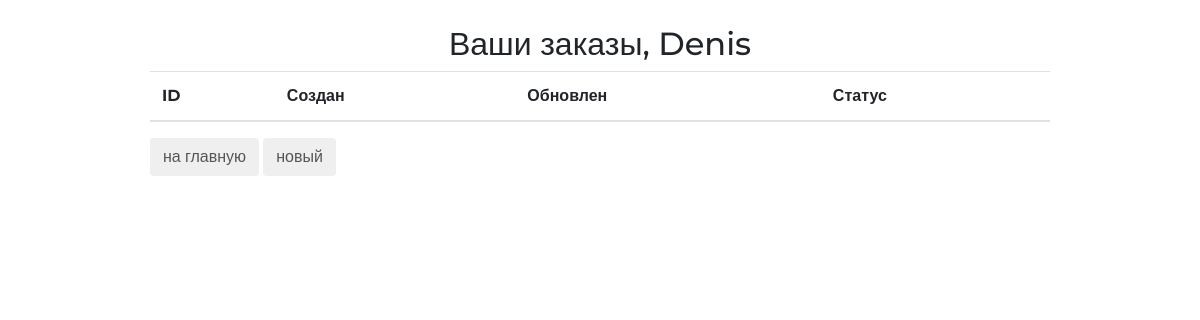
The app's page /orders/ (signed in), older data.
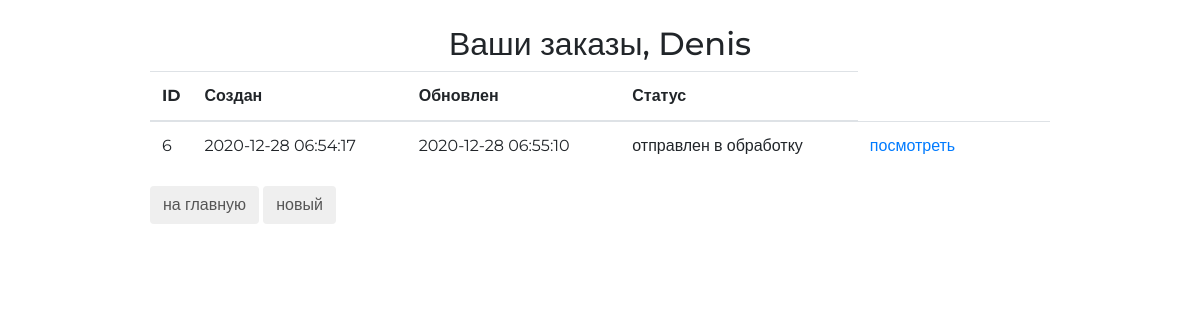
The same page, newer data.
### ordersapp/models.py (models this page shows, shortened)
class Order(models.Model):
    FORMING = 'FM'
    SENT_TO_PROCEED = 'STP'
    PROCEEDED = 'PRD'
    PAID = 'PD'
    READY = 'RDY'
    CANCEL = 'CNC'
    ORDER_STATUS_CHOICES = (
        (FORMING, 'формируется'),
        (SENT_TO_PROCEED, 'отправлен в обработку'),
        (PAID, 'оплачен'),
        (PROCEEDED, 'обрабатывается'),
        (READY, 'готов к выдаче'),
        (CANCEL, 'отменен'),
    )
    user = models.ForeignKey(settings.AUTH_USER_MODEL, on_delete=models.CASCADE)
    created = models.DateTimeField(verbose_name='создан', auto_now_add=True)
    updated = models.DateTimeField(verbose_name='обновлен', auto_now=True)
    status = models.CharField(verbose_name='статус', max_length=3,
                              choices=ORDER_STATUS_CHOICES, default=FORMING)
    is_active = models.BooleanField(verbose_name='активен', default=True)
    class Meta:
        ordering = ('-created',)
        verbose_name = 'заказ'
        verbose_name_plural = 'заказы'

### ordersapp/views.py (the view)
# urls.py: path('', views.OrderListView.as_view(), name='list'),
class OrderListView(ListView):
    model = Order
    def get_queryset(self):
        return super().get_queryset().filter(user=self.request.user)

### basket/context_processors.py (called while the page is built)
def basket(request):
    basket = None
    if request.user.is_authenticated:
        basket = Basket.objects.filter(user=request.user).first()
    return {'basket': basket}

### ordersapp/templates/ordersapp/order_list.html (shortened to what this page needs)
{% extends 'ordersapp/base.html' %}
{% load static %}
{% block content %}
   <div class="h2 text-center head">
       Ваши заказы,
       {% if user.first_name %}
           {{ user.first_name|title}}
       {% else %}
           Пользователь
       {% endif %}
   </div>
   <table class="table orders_list">
       <thead>
         <tr>
           <th>ID</th>
           <th>Создан</th>
           <th>Обновлен</th>
           <th>Статус</th>
         </tr>
       </thead>
       <tbody>
           {% for item in object_list %}
               {% if item.is_active %}
               <tr>
                   <td class="td1 orders_list">{{ item.pk }}</td>
                   <td>{{ item.created|date:"Y-m-d H:i:s" }}</td>
                   <td>{{ item.updated|date:"Y-m-d H:i:s" }}</td>
                   <td>{{ item.get_status_display }}</td>
                   <td>
                       <a href="{% url 'ordersapp:read' item.pk %}">
                           посмотреть
                       </a>
                   </td>
                   <td>
                   </td>
                   <td>
                   </td>
               </tr>
               {% endif %}
           {% endfor %}
       </tbody>
   </table>
   <button class="btn btn-default btn-round">
       <a href="{% url 'mainapp:index' %}">
           на главную
       </a>
   </button>
   <button class="btn btn-default btn-round">
       <a href="{% url 'ordersapp:create' %}">
           новый
       </a>
   </button>
{% endblock %}

Row changes from the older to the newer data that the page shows:
added Order: pk "6", created "2020-12-28 06:54:17", updated "2020-12-28 06:55:10", status "отправлен в обработку"
